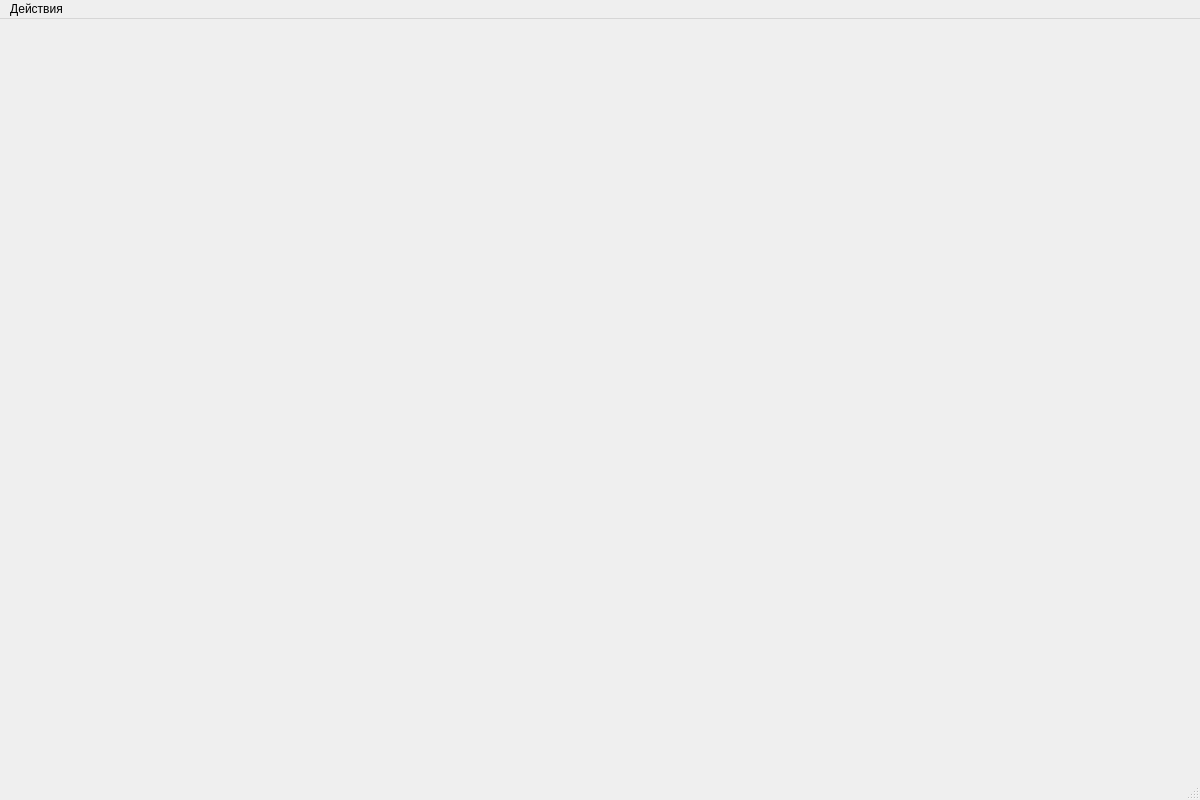
<?xml version="1.0" encoding="UTF-8"?>
<ui version="4.0">
 <class>MainWindow</class>
 <widget class="QMainWindow" name="MainWindow">
  <property name="geometry">
   <rect>
    <x>0</x>
    <y>0</y>
    <width>1200</width>
    <height>800</height>
   </rect>
  </property>
  <property name="windowTitle">
   <string>MainWindow</string>
  </property>
  <widget class="QWidget" name="centralWidget"/>
  <widget class="QStatusBar" name="statusBar"/>
  <widget class="QMenuBar" name="menuBar">
   <property name="geometry">
    <rect>
     <x>0</x>
     <y>0</y>
     <width>1200</width>
     <height>19</height>
    </rect>
   </property>
   <widget class="QMenu" name="menu">
    <property name="title">
     <string>Действия</string>
    </property>
    <addaction name="action_merge"/>
    <addaction name="action_merge_packet"/>
   </widget>
   <addaction name="menu"/>
  </widget>
  <action name="action_merge">
   <property name="text">
    <string>Слияние...</string>
   </property>
  </action>
  <action name="action_merge_packet">
   <property name="text">
    <string>Пакетное слияние...</string>
   </property>
  </action>
 </widget>
 <layoutdefault spacing="6" margin="11"/>
 <resources/>
 <connections/>
</ui>
